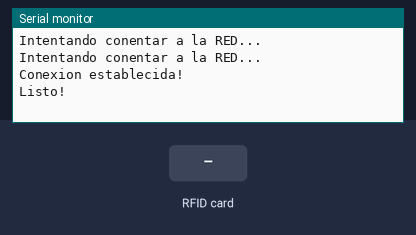
This sketch was run on a simulated ESP8266 (NodeMCU). Shown: the last lines printed to the serial monitor. The test bench sets the inputs (shaded band). WiFi joins after 1.5 s; servers stay silent unless stated; uploads are accepted with an empty reply.

Above: at 3.2 s.
3.3 s: RFID card 42 49 51 71 held to the reader
At 4.5 s:
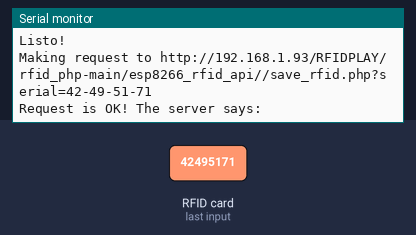
5.0 s: RFID card 5E 7A 19 C4 held to the reader
At 5.19 s:
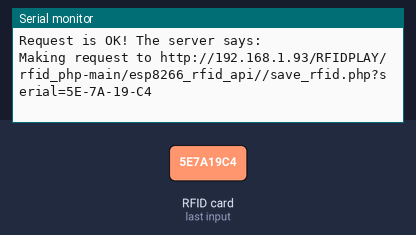

Measured:
- after the input at 3.3 s, the serial monitor: prints a new line at once (image 1)
- after the input at 5.0 s, the serial monitor: prints a new line at once (image 2)

The sketch:

nodemucsenderphp.ino
```cpp
#include <Arduino.h>
#include <ESP8266WiFi.h>
#include <ESP8266HTTPClient.h>
#include <SPI.h>
#include <MFRC522.h>

/*
In the ESP8266, D3 pin is RST_PIN and
D4 pin is SS_PIN
*/
#define SS_PIN D4  //--> SDA / SS is connected to pinout D2
#define RST_PIN D3 //--> RST is connected to pinout D1

MFRC522 reader(SS_PIN, RST_PIN);
MFRC522::MIFARE_Key key;

// Credentials to connect to the wifi network
const char *ssid = "Ana aroca";
const char *password = "42495171";
/*
The ip or server address. If you are on localhost, put your computer's IP (for example http://192.168.1.65)
If the server is online, put the server's domain for example https://parzibyte.me
*/
const String SERVER_ADDRESS = "http://192.168.1.93/RFIDPLAY/rfid_php-main/esp8266_rfid_api/";
void setup()
{
  Serial.begin(9600); // Initialize serial communications with the PC. Just for debug
  while (!Serial)
    ;

  // Connect to wifi
  WiFi.begin(ssid, password);
  while (WiFi.status() != WL_CONNECTED)
  {
    delay(1000);
    Serial.println("Intentando conentar a la RED...");
  }
  Serial.println("Conexion establecida!");

  SPI.begin();

  reader.PCD_Init();
  // Just wait some seconds...
  delay(4);
  // Prepare the security key for the read and write functions.
  // Normally it is 0xFFFFFFFFFFFF
  // Note: 6 comes from MF_KEY_SIZE in MFRC522.h
  for (byte i = 0; i < 6; i++)
  {
    key.keyByte[i] = 0xFF; // keyByte is defined in the "MIFARE_Key" 'struct' definition in the .h file of the library
  }
  Serial.println("Listo!");
}

void loop()
{
  // If not connected, we don't need to read anything, that would be unnecessary
  if (WiFi.status() != WL_CONNECTED)
  {
    Serial.println("Parece que este Wifi");
    return;
  }
  // But, if there is a connection we check if there's a new card to read

  // Reset the loop if no new card present on the sensor/reader. This saves the entire process when idle.
  if (!reader.PICC_IsNewCardPresent())
  {
    return;
  }

  // Select one of the cards. This returns false if read is not successful; and if that happens, we stop the code
  if (!reader.PICC_ReadCardSerial())
  {
    return;
  }

  /*
    At this point we are sure that: there is a card that can be read, and there's a
    stable connection. So we read the id and send it to the server
  */

  String serial = "";
  for (int x = 0; x < reader.uid.size; x++)
  {
    // If it is less than 10, we add zero
    if (reader.uid.uidByte[x] < 0x10)
    {
      serial += "0";
    }
    // Transform the byte to hex
    serial += String(reader.uid.uidByte[x], HEX);
    // Add a hypen
    if (x + 1 != reader.uid.size)
    {
      serial += "-";
    }
  }
  // Transform to uppercase
  serial.toUpperCase();

  // Halt PICC
  reader.PICC_HaltA();
  // Stop encryption on PCD
  reader.PCD_StopCrypto1();

  HTTPClient http;

  // Send the tag id in a GET param
  const String full_url = SERVER_ADDRESS + "/save_rfid.php?serial=" + serial;
  WiFiClient client;
  http.begin(client, full_url);

  // Make request
  Serial.println("Making request to " + full_url);
  int httpCode = http.GET();
  if (httpCode > 0)
  {
    if (httpCode == HTTP_CODE_OK)
    {

      const String &payload = http.getString().c_str(); // Get the request response payload
      Serial.println("Request is OK! The server says: ");
      Serial.println(payload);
    }
    else
    {
      Serial.println("Error: httpCode was " + http.errorToString(httpCode));
    }
  }
  else
  {
    Serial.println("Request failed: " + http.errorToString(httpCode));
  }

  http.end(); // Close connection
}
```
